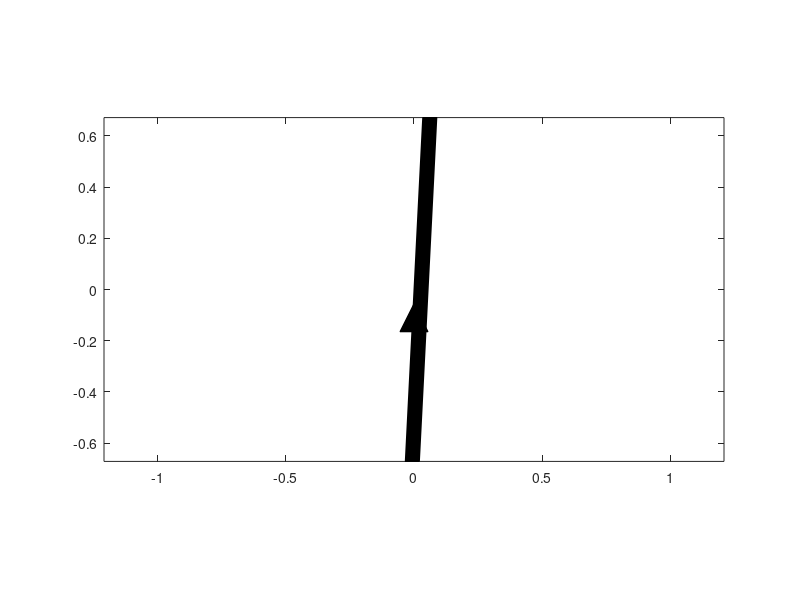

MATLAB code for this plot:
function [t,y] = particleOnBeamAnimation(y0)
% particleOnBeamAnimation numerically integrates the equations of 
% motion of a particle sliding on a rigid beam and animates the results.
%
% [t,y] = particleOnBeamAnimation() will return the output of ode45 for
% initial conditions selected to produce harmonic motion of
% the particle.  
% 
% [t,y] = particleOnBeamAnimation(y0) will use initial conditions y0 of the
% form [x0,dx0,theta0,dtheta0].
%
% See Example 9.21
% 
% Example (mismatched ICs):
%  [t,y] = particleOnBeamAnimation([1+200*eps,0,pi/6,0]);
%
% Copyright (c) 2015 Dmitry Savransky (ds264@cornell.edu)

% default constants and initial conditions
g=9.81; %m/s^2  acceleration due to gravity
IOm = 3.166672765988175; %I_O/m - joint mass characteristic of system
tspan = linspace(0,14.0894,200);

if ~exist('y0','var'), y0 = [1,0,pi/6,0]; end

[t,y] = ode45(@particleOnBeam_eom,tspan,y0);

    % integrator function
    function dy = particleOnBeam_eom(t,y)
        %y = [x,dx,theta,dtheta]
        x=y(1);dx=y(2);th=y(3);dth=y(4);
        dy = [dx; ...
              x*dth.^2 - g*sin(th); ...
              dth; ...
              -(g*x.*cos(th) + 2*x.*dx.*dth)/(x.^2 + IOm)];
    end

%figure out particle trajectory in inertial frame
x = y(:,1);
th = y(:,3);
xi = x.*cos(th);
yi = x.*sin(th);

%bounds of animation
xmx = abs(x(1))*1.1;
circrad = xmx/20;
beamh = xmx/20;
ymx = abs(max(yi)) + circrad + beamh;
axlim = [-xmx,xmx,-ymx,ymx]*1.1;

%create and clear figure
h = figure(1);
clf(h);

% create the particle and beam:
a = 0:pi/100:2*pi;
xscirc = circrad*sin(a);
yscirc = circrad*cos(a);
xsbeam = [-xmx,xmx,xmx,-xmx,-xmx];
ysbeam = [0,0,-beamh,-beamh,0];

b = fill(xsbeam,ysbeam,'k');
rotate(b,[0,0,1],th(1)*180/pi,[0,0,0])
hold on
p = fill(xscirc+xi(1)-beamh*sin(th(1)),yscirc+yi(1)+beamh*cos(th(1)),'b');
%draw static pivot
fill([0,beamh,-beamh,0],[-beamh,-3*beamh,-3*beamh,-beamh],'k');
hold off
axis equal
axis(axlim)

%step in time and animate:
for i=2:length(t)
    set(p,'XData',xscirc+xi(i)-beamh*sin(th(i)),...
        'YData',yscirc+yi(i)+beamh*cos(th(i)))
    rotate(b,[0,0,1],(th(i) - th(i-1))*180/pi,[0,0,0])
   
    %pause for length of time step
    if i < length(t)
        pause(t(i+1)-t(i));
    end
end



end
